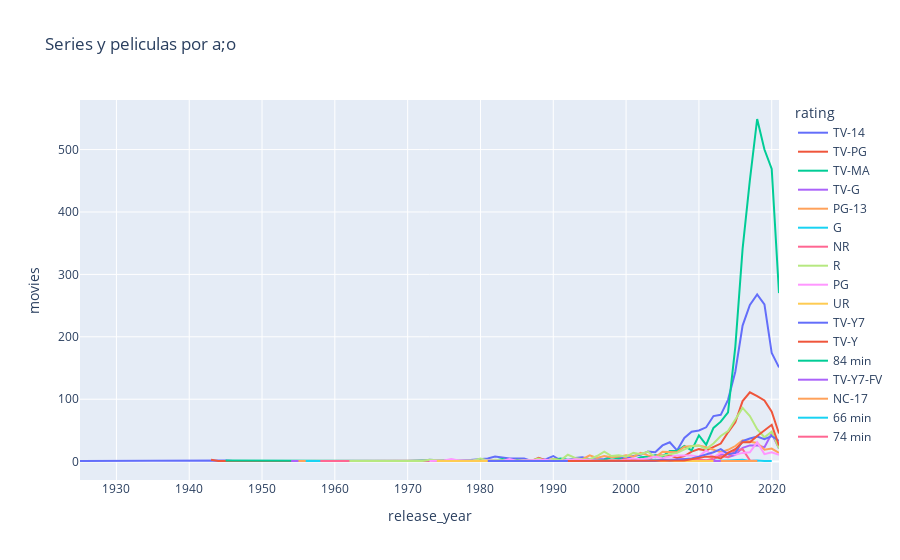

Source (notebook cell):
### Code cell
#Grafico de lineas por raiting
#Numero de peliculas y series por a;o
# Uso de Plotly.bar
fig = px.line(df_release_raiting, x = "release_year", y="movies", title="Series y peliculas por a;o", color="rating")
fig.show()

### Figure 1 — Plotly figure (JSON) as saved in the notebook; plotly's stock layout.template omitted (floating-point values rounded to 4 significant figures)
{"data": [{"hovertemplate": "rating=TV-14<br>release_year=%{x}<br>movies=%{y}<extra></extra>", "legendgroup": "TV-14", "line": {"color": "#636efa", "dash": "solid"}, "marker": {"symbol": "circle"}, "mode": "lines", "name": "TV-14", "orientation": "v", "showlegend": true, "type": "scatter", "x": [1925, 1942, 1944, 1945, 1946, 1954, 1955, 1956, 1958, 1959, 1960, 1961, 1963, 1964, 1965, 1967, 1971, 1972, 1973, 1974, 1975, 1976, 1977, 1979, 1980, 1981, 1982, 1983, 1984, 1985, 1986, 1987, 1988, 1989, 1990, 1991, 1992, 1993, 1994, 1995, 1996, 1997, 1998, 1999, 2000, 2001, 2002, 2003, 2004, 2005, 2006, 2007, 2008, 2009, 2010, 2011, 2012, 2013, 2014, 2015, 2016, 2017, 2018, 2019, 2020, 2021], "xaxis": "x", "y": [1, 2, 2, 2, 1, 1, 1, 1, 1, 1, 2, 1, 1, 1, 1, 1, 2, 1, 3, 2, 2, 1, 1, 3, 4, 5, 8, 6, 5, 5, 5, 1, 3, 4, 9, 2, 2, 6, 7, 4, 4, 4, 8, 6, 5, 9, 11, 16, 15, 26, 31, 18, 38, 48, 50, 55, 73, 75, 99, 144, 218, 251, 268, 252, 174, 151], "yaxis": "y"}, {"hovertemplate": "rating=TV-PG<br>release_year=%{x}<br>movies=%{y}<extra></extra>", "legendgroup": "TV-PG", "line": {"color": "#EF553B", "dash": "solid"}, "marker": {"symbol": "circle"}, "mode": "lines", "name": "TV-PG", "orientation": "v", "showlegend": true, "type": "scatter", "x": [1943, 1944, 1946, 1947, 1955, 1960, 1962, 1966, 1969, 1970, 1972, 1974, 1975, 1976, 1977, 1978, 1979, 1980, 1981, 1982, 1987, 1988, 1989, 1990, 1991, 1992, 1993, 1994, 1995, 1996, 1997, 1998, 1999, 2000, 2001, 2002, 2003, 2004, 2005, 2006, 2007, 2008, 2009, 2010, 2011, 2012, 2013, 2014, 2015, 2016, 2017, 2018, 2019, 2020, 2021], "xaxis": "x", "y": [3, 1, 1, 1, 1, 2, 2, 1, 1, 1, 1, 1, 1, 2, 2, 1, 2, 1, 1, 2, 1, 6, 2, 1, 1, 2, 2, 2, 2, 2, 1, 2, 2, 5, 2, 2, 3, 10, 10, 10, 6, 9, 16, 20, 18, 23, 29, 47, 63, 97, 111, 105, 98, 80, 45], "yaxis": "y"}, {"hovertemplate": "rating=TV-MA<br>release_year=%{x}<br>movies=%{y}<extra></extra>", "legendgroup": "TV-MA", "line": {"color": "#00cc96", "dash": "solid"}, "marker": {"symbol": "circle"}, "mode": "lines", "name": "TV-MA", "orientation": "v", "showlegend": true, "type": "scatter", "x": [1945, 1963, 1967, 1970, 1972, 1973, 1975, 1976, 1977, 1978, 1979, 1981, 1982, 1983, 1984, 1985, 1986, 1987, 1988, 1989, 1990, 1991, 1992, 1993, 1994, 1995, 1997, 1998, 1999, 2000, 2001, 2002, 2003, 2004, 2005, 2006, 2007, 2008, 2009, 2010, 2011, 2012, 2013, 2014, 2015, 2016, 2017, 2018, 2019, 2020, 2021], "xaxis": "x", "y": [2, 1, 1, 1, 2, 1, 2, 1, 1, 2, 2, 1, 2, 4, 1, 3, 1, 1, 1, 2, 3, 5, 3, 4, 1, 1, 3, 7, 5, 1, 2, 7, 8, 10, 8, 17, 17, 25, 18, 42, 27, 54, 64, 79, 184, 341, 451, 549, 500, 469, 270], "yaxis": "y"}, {"hovertemplate": "rating=TV-G<br>release_year=%{x}<br>movies=%{y}<extra></extra>", "legendgroup": "TV-G", "line": {"color": "#ab63fa", "dash": "solid"}, "marker": {"symbol": "circle"}, "mode": "lines", "name": "TV-G", "orientation": "v", "showlegend": true, "type": "scatter", "x": [1954, 1967, 1978, 1991, 1993, 1994, 1995, 1997, 1998, 1999, 2001, 2008, 2009, 2010, 2011, 2012, 2013, 2014, 2015, 2016, 2017, 2018, 2019, 2020, 2021], "xaxis": "x", "y": [1, 1, 1, 1, 1, 1, 1, 2, 1, 2, 1, 4, 1, 3, 2, 3, 13, 7, 11, 22, 26, 26, 23, 45, 21], "yaxis": "y"}, {"hovertemplate": "rating=PG-13<br>release_year=%{x}<br>movies=%{y}<extra></extra>", "legendgroup": "PG-13", "line": {"color": "#FFA15A", "dash": "solid"}, "marker": {"symbol": "circle"}, "mode": "lines", "name": "PG-13", "orientation": "v", "showlegend": true, "type": "scatter", "x": [1955, 1965, 1968, 1979, 1984, 1986, 1987, 1988, 1989, 1990, 1991, 1992, 1993, 1994, 1995, 1996, 1997, 1998, 1999, 2000, 2001, 2002, 2003, 2004, 2005, 2006, 2007, 2008, 2009, 2010, 2011, 2012, 2013, 2014, 2015, 2016, 2017, 2018, 2019, 2020, 2021], "xaxis": "x", "y": [1, 1, 1, 1, 1, 2, 2, 3, 2, 4, 2, 1, 4, 4, 10, 6, 9, 7, 8, 10, 8, 14, 10, 7, 16, 15, 15, 24, 25, 26, 23, 19, 15, 19, 25, 34, 32, 30, 19, 21, 14], "yaxis": "y"}, {"hovertemplate": "rating=G<br>release_year=%{x}<br>movies=%{y}<extra></extra>", "legendgroup": "G", "line": {"color": "#19d3f3", "dash": "solid"}, "marker": {"symbol": "circle"}, "mode": "lines", "name": "G", "orientation": "v", "showlegend": true, "type": "scatter", "x": [1956, 1958, 1964, 1968, 1969, 1971, 1973, 1977, 1986, 1989, 1991, 1995, 1998, 1999, 2000, 2001, 2004, 2005, 2007, 2009, 2011, 2014, 2016, 2017, 2018, 2019, 2020], "xaxis": "x", "y": [1, 1, 1, 1, 1, 2, 1, 1, 1, 1, 1, 1, 1, 2, 2, 2, 3, 2, 1, 4, 1, 2, 3, 1, 2, 1, 1], "yaxis": "y"}, {"hovertemplate": "rating=NR<br>release_year=%{x}<br>movies=%{y}<extra></extra>", "legendgroup": "NR", "line": {"color": "#FF6692", "dash": "solid"}, "marker": {"symbol": "circle"}, "mode": "lines", "name": "NR", "orientation": "v", "showlegend": true, "type": "scatter", "x": [1958, 1973, 1981, 1985, 1987, 1991, 2004, 2006, 2007, 2010, 2011, 2012, 2013, 2014, 2015, 2016, 2017, 2018], "xaxis": "x", "y": [1, 1, 1, 1, 1, 2, 2, 1, 2, 4, 2, 5, 9, 7, 18, 20, 2, 1], "yaxis": "y"}, {"hovertemplate": "rating=R<br>release_year=%{x}<br>movies=%{y}<extra></extra>", "legendgroup": "R", "line": {"color": "#B6E880", "dash": "solid"}, "marker": {"symbol": "circle"}, "mode": "lines", "name": "R", "orientation": "v", "showlegend": true, "type": "scatter", "x": [1962, 1967, 1968, 1971, 1972, 1973, 1974, 1976, 1978, 1979, 1980, 1981, 1982, 1984, 1986, 1987, 1988, 1989, 1990, 1991, 1992, 1993, 1994, 1995, 1996, 1997, 1998, 1999, 2000, 2001, 2002, 2003, 2004, 2005, 2006, 2007, 2008, 2009, 2010, 2011, 2012, 2013, 2014, 2015, 2016, 2017, 2018, 2019, 2020, 2021], "xaxis": "x", "y": [1, 2, 1, 1, 1, 3, 2, 1, 1, 2, 5, 2, 3, 1, 2, 2, 5, 1, 4, 2, 11, 6, 4, 4, 9, 16, 9, 10, 8, 14, 12, 16, 7, 10, 12, 14, 19, 25, 26, 20, 29, 41, 49, 67, 86, 73, 52, 39, 48, 21], "yaxis": "y"}, {"hovertemplate": "rating=PG<br>release_year=%{x}<br>movies=%{y}<extra></extra>", "legendgroup": "PG", "line": {"color": "#FF97FF", "dash": "solid"}, "marker": {"symbol": "circle"}, "mode": "lines", "name": "PG", "orientation": "v", "showlegend": true, "type": "scatter", "x": [1973, 1974, 1975, 1976, 1977, 1978, 1979, 1980, 1981, 1982, 1983, 1984, 1985, 1986, 1989, 1990, 1991, 1992, 1993, 1994, 1995, 1996, 1997, 1999, 2000, 2001, 2002, 2003, 2004, 2005, 2006, 2007, 2008, 2009, 2010, 2011, 2012, 2013, 2014, 2015, 2016, 2017, 2018, 2019, 2020, 2021], "xaxis": "x", "y": [1, 1, 2, 4, 2, 2, 1, 1, 2, 2, 1, 4, 1, 2, 3, 1, 1, 3, 4, 3, 2, 1, 1, 2, 4, 5, 4, 5, 8, 5, 8, 10, 10, 10, 8, 18, 7, 14, 15, 11, 14, 15, 31, 12, 15, 11], "yaxis": "y"}, {"hovertemplate": "rating=UR<br>release_year=%{x}<br>movies=%{y}<extra></extra>", "legendgroup": "UR", "line": {"color": "#FECB52", "dash": "solid"}, "marker": {"symbol": "circle"}, "mode": "lines", "name": "UR", "orientation": "v", "showlegend": true, "type": "scatter", "x": [1974, 2008, 2016], "xaxis": "x", "y": [1, 1, 1], "yaxis": "y"}, {"hovertemplate": "rating=TV-Y7<br>release_year=%{x}<br>movies=%{y}<extra></extra>", "legendgroup": "TV-Y7", "line": {"color": "#636efa", "dash": "solid"}, "marker": {"symbol": "circle"}, "mode": "lines", "name": "TV-Y7", "orientation": "v", "showlegend": true, "type": "scatter", "x": [1981, 1989, 1993, 1996, 1997, 1998, 1999, 2000, 2001, 2002, 2003, 2004, 2005, 2006, 2007, 2008, 2009, 2010, 2011, 2012, 2013, 2014, 2015, 2016, 2017, 2018, 2019, 2020, 2021], "xaxis": "x", "y": [1, 1, 1, 2, 1, 1, 2, 2, 2, 1, 2, 1, 3, 2, 3, 4, 5, 8, 11, 15, 20, 12, 14, 33, 37, 40, 36, 41, 33], "yaxis": "y"}, {"hovertemplate": "rating=TV-Y<br>release_year=%{x}<br>movies=%{y}<extra></extra>", "legendgroup": "TV-Y", "line": {"color": "#EF553B", "dash": "solid"}, "marker": {"symbol": "circle"}, "mode": "lines", "name": "TV-Y", "orientation": "v", "showlegend": true, "type": "scatter", "x": [1992, 1997, 2003, 2004, 2007, 2008, 2010, 2011, 2012, 2013, 2014, 2015, 2016, 2017, 2018, 2019, 2020, 2021], "xaxis": "x", "y": [1, 1, 1, 1, 2, 2, 6, 8, 8, 5, 14, 20, 31, 31, 41, 50, 59, 26], "yaxis": "y"}, {"hovertemplate": "rating=84 min<br>release_year=%{x}<br>movies=%{y}<extra></extra>", "legendgroup": "84 min", "line": {"color": "#00cc96", "dash": "solid"}, "marker": {"symbol": "circle"}, "mode": "lines", "name": "84 min", "orientation": "v", "showlegend": true, "type": "scatter", "x": [2010], "xaxis": "x", "y": [1], "yaxis": "y"}, {"hovertemplate": "rating=TV-Y7-FV<br>release_year=%{x}<br>movies=%{y}<extra></extra>", "legendgroup": "TV-Y7-FV", "line": {"color": "#ab63fa", "dash": "solid"}, "marker": {"symbol": "circle"}, "mode": "lines", "name": "TV-Y7-FV", "orientation": "v", "showlegend": true, "type": "scatter", "x": [2012, 2013, 2014, 2016, 2018], "xaxis": "x", "y": [1, 1, 1, 2, 1], "yaxis": "y"}, {"hovertemplate": "rating=NC-17<br>release_year=%{x}<br>movies=%{y}<extra></extra>", "legendgroup": "NC-17", "line": {"color": "#FFA15A", "dash": "solid"}, "marker": {"symbol": "circle"}, "mode": "lines", "name": "NC-17", "orientation": "v", "showlegend": true, "type": "scatter", "x": [2013, 2014, 2018], "xaxis": "x", "y": [1, 1, 1], "yaxis": "y"}, {"hovertemplate": "rating=66 min<br>release_year=%{x}<br>movies=%{y}<extra></extra>", "legendgroup": "66 min", "line": {"color": "#19d3f3", "dash": "solid"}, "marker": {"symbol": "circle"}, "mode": "lines", "name": "66 min", "orientation": "v", "showlegend": true, "type": "scatter", "x": [2015], "xaxis": "x", "y": [1], "yaxis": "y"}, {"hovertemplate": "rating=74 min<br>release_year=%{x}<br>movies=%{y}<extra></extra>", "legendgroup": "74 min", "line": {"color": "#FF6692", "dash": "solid"}, "marker": {"symbol": "circle"}, "mode": "lines", "name": "74 min", "orientation": "v", "showlegend": true, "type": "scatter", "x": [2017], "xaxis": "x", "y": [1], "yaxis": "y"}], "layout": {"legend": {"title": {"text": "rating"}, "tracegroupgap": 0}, "title": {"text": "Series y peliculas por a;o"}, "xaxis": {"anchor": "y", "domain": [0, 1], "title": {"text": "release_year"}}, "yaxis": {"anchor": "x", "domain": [0, 1], "title": {"text": "movies"}}}}
